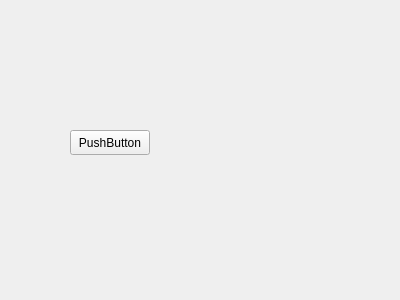
<?xml version="1.0" encoding="UTF-8"?>
<ui version="4.0">
 <class>Form</class>
 <widget class="QWidget" name="Form">
  <property name="geometry">
   <rect>
    <x>0</x>
    <y>0</y>
    <width>400</width>
    <height>300</height>
   </rect>
  </property>
  <property name="windowTitle">
   <string>Form</string>
  </property>
  <widget class="QPushButton" name="pushButton">
   <property name="geometry">
    <rect>
     <x>70</x>
     <y>130</y>
     <width>80</width>
     <height>25</height>
    </rect>
   </property>
   <property name="text">
    <string>PushButton</string>
   </property>
  </widget>
 </widget>
 <resources/>
 <connections/>
</ui>
